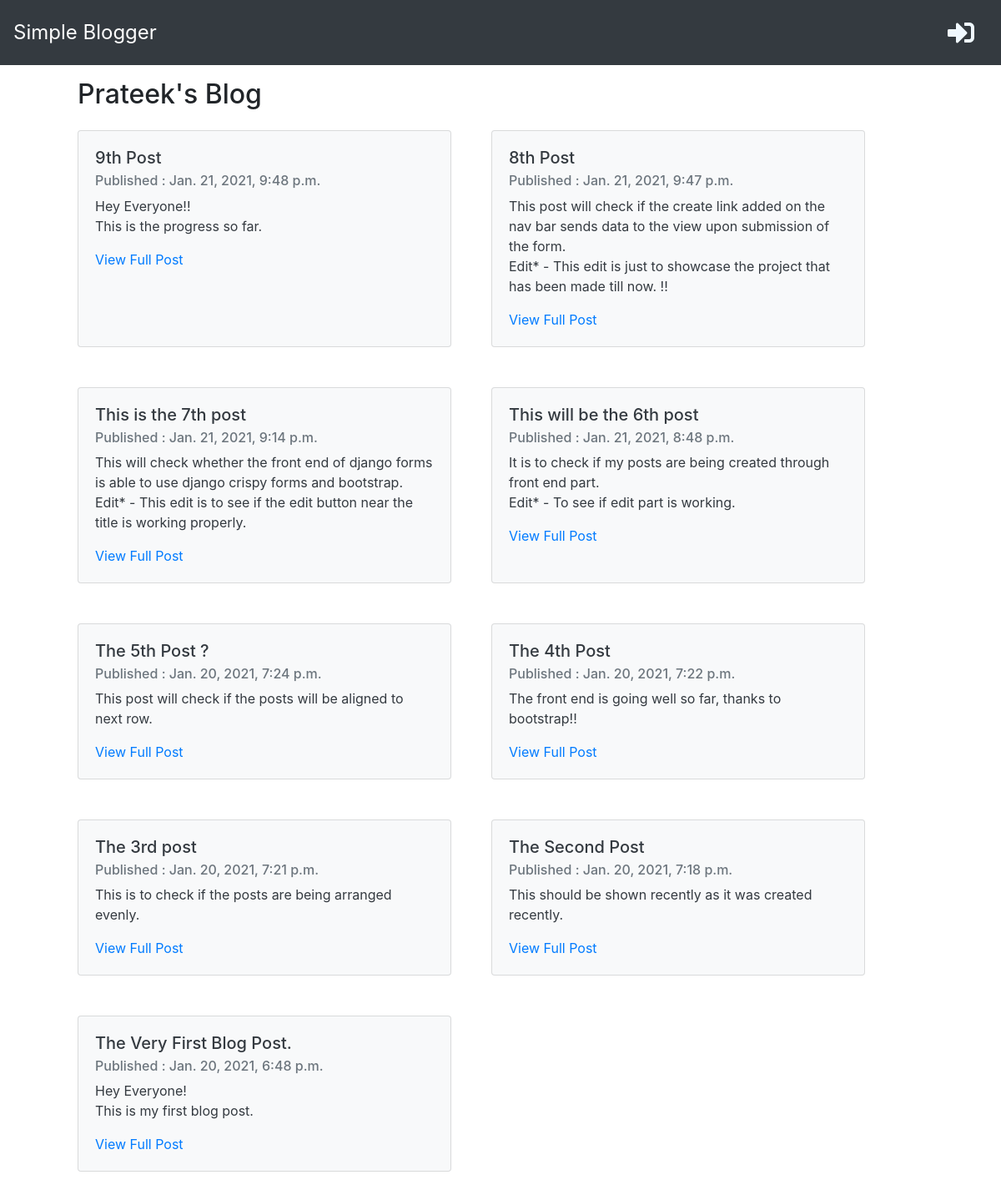
The app's page /, older data.
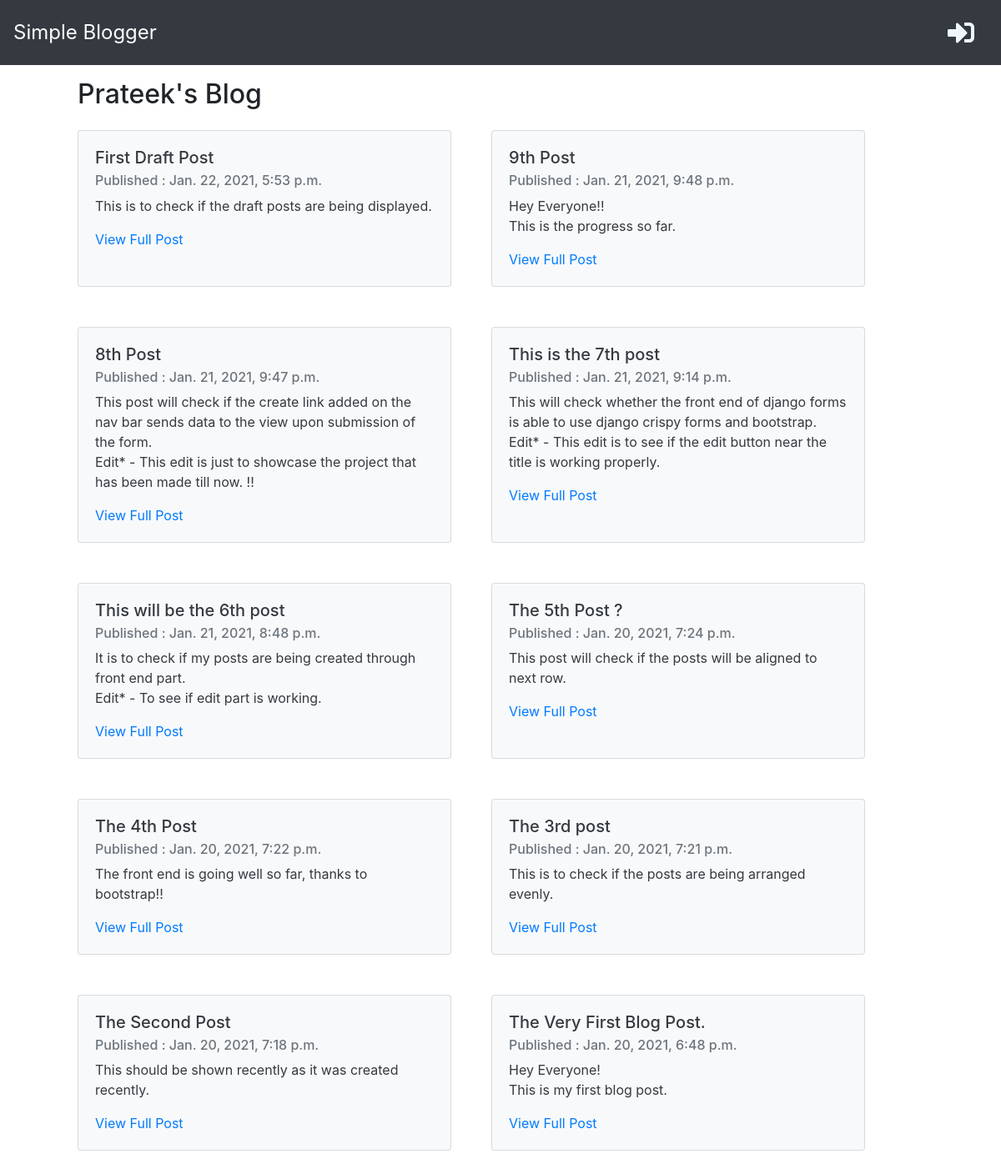
The same page, newer data.
### blog/models.py (models this page shows, shortened)
class Post(models.Model):
    author          = models.ForeignKey('auth.User', on_delete=models.CASCADE)
    title           = models.CharField(max_length=150)
    text            = models.TextField()
    created_date    = models.DateTimeField(default=timezone.now)
    published_date  = models.DateTimeField(blank=True, null=True)

### blog/views.py (the view)
# urls.py: path('', post_list, name='post_list'),
def post_list(request):
    posts = Post.objects.filter(published_date__lte=timezone.now()).order_by('-published_date')
    stuff_for_frontend = {'posts': posts}
    return render(request, 'blog/post_list.html', stuff_for_frontend)

### blog/templates/blog/post_list.html (shortened to what this page needs)
{% extends "index.html" %}
{% block content %}
<div class="container">
    <div class="page-header">
        <h2 class="ml-5 mt-3 mb-4">Prateek's Blog</h2>
    </div>
    <div class="d-flex flex-wrap">
        {% for post in posts%}
            <div class="card text-dark bg-light mb-5 ml-5" style="width: 28rem;">
                <div class="card-body">
                    <h5 class="card-title">{{post.title}}</h5>
                    <h6 class="card-subtitle mb-2 text-muted">Published : {{post.published_date}}</h6>
                    <p class="card-text">{{post.text|linebreaksbr}}</p>
                    <a href="{% url 'post_detail' pk=post.pk %}" class="card-link">View Full Post</a>
                </div>
            </div>
        {% endfor %}
    </div>
</div>
{% endblock %}

Row changes from the older to the newer data that the page shows:
added Post: title "First Draft Post", published_date "Jan. 22, 2021, 5:53 p.m.", text "This is to check if the draft posts are being displayed."
